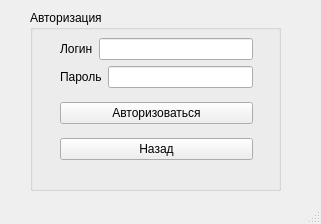
<?xml version="1.0" encoding="UTF-8"?>
<ui version="4.0">
 <class>AdminForm</class>
 <widget class="QMainWindow" name="AdminForm">
  <property name="geometry">
   <rect>
    <x>0</x>
    <y>0</y>
    <width>321</width>
    <height>224</height>
   </rect>
  </property>
  <property name="windowTitle">
   <string>Администратор</string>
  </property>
  <property name="windowIcon">
   <iconset resource="resource.qrc">
    <normaloff>:/rec/img/login.png</normaloff>:/rec/img/login.png</iconset>
  </property>
  <widget class="QWidget" name="centralwidget">
   <widget class="QGroupBox" name="groupBox">
    <property name="geometry">
     <rect>
      <x>30</x>
      <y>10</y>
      <width>251</width>
      <height>181</height>
     </rect>
    </property>
    <property name="title">
     <string>Авторизация</string>
    </property>
    <widget class="QWidget" name="layoutWidget">
     <property name="geometry">
      <rect>
       <x>30</x>
       <y>20</y>
       <width>193</width>
       <height>141</height>
      </rect>
     </property>
     <layout class="QVBoxLayout" name="verticalLayout_2">
      <item>
       <layout class="QVBoxLayout" name="verticalLayout">
        <item>
         <layout class="QHBoxLayout" name="horizontalLayout">
          <item>
           <widget class="QLabel" name="label">
            <property name="text">
             <string>Логин</string>
            </property>
           </widget>
          </item>
          <item>
           <widget class="QLineEdit" name="login"/>
          </item>
         </layout>
        </item>
        <item>
         <layout class="QHBoxLayout" name="horizontalLayout_2">
          <item>
           <widget class="QLabel" name="label_2">
            <property name="text">
             <string>Пароль</string>
            </property>
           </widget>
          </item>
          <item>
           <widget class="QLineEdit" name="pass">
            <property name="echoMode">
             <enum>QLineEdit::Password</enum>
            </property>
           </widget>
          </item>
         </layout>
        </item>
       </layout>
      </item>
      <item>
       <widget class="QPushButton" name="pushButton">
        <property name="text">
         <string>Авторизоваться</string>
        </property>
       </widget>
      </item>
      <item>
       <widget class="QPushButton" name="pushButton_2">
        <property name="text">
         <string>Назад</string>
        </property>
       </widget>
      </item>
     </layout>
    </widget>
   </widget>
  </widget>
  <widget class="QMenuBar" name="menubar">
   <property name="geometry">
    <rect>
     <x>0</x>
     <y>0</y>
     <width>321</width>
     <height>26</height>
    </rect>
   </property>
  </widget>
  <widget class="QStatusBar" name="statusbar"/>
 </widget>
 <resources>
  <include location="resource.qrc"/>
 </resources>
 <connections/>
</ui>
